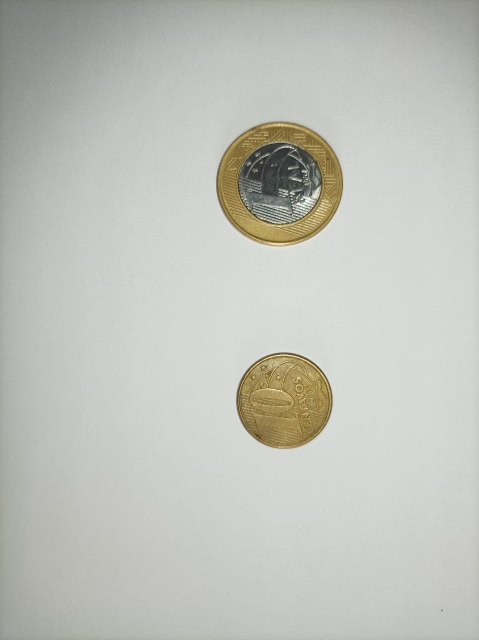
#> input picture aula_pratica/image.png, 957 x 1280 px (shown at 1/2 size)
$ python code.py
#> lines starting #> are read from the running program, lines starting #| are printed output that depends on the picture
from PIL import Image
# import pandas as pd
import cv2
import numpy as np
import matplotlib as plot


def limiar(img):
    ig = cv2.cvtColor(img, cv2.COLOR_BGR2GRAY)
    limiar, thresh2 = cv2.threshold(ig, 120, 255, cv2.THRESH_TOZERO)
    return thresh2


def ploting_graph(img):
    image= limiar(img)
    cv2.namedWindow('a', cv2.WINDOW_NORMAL)
    cv2.resizeWindow('a', 800, 600)
    cv2.imshow('a', image)


if __name__ == "__main__":

    # open image
    img = cv2.imread("image.png")
#> img is the input picture: shape (1280, 957, 3); mean B, G, R 187.2, 193.9, 192.9
    # cv2.imshow('image', img)
    ploting_graph(img)
#> in limiar, `ig = cv2.cvtColor(img, cv2.COLOR_BGR2GRAY)`:
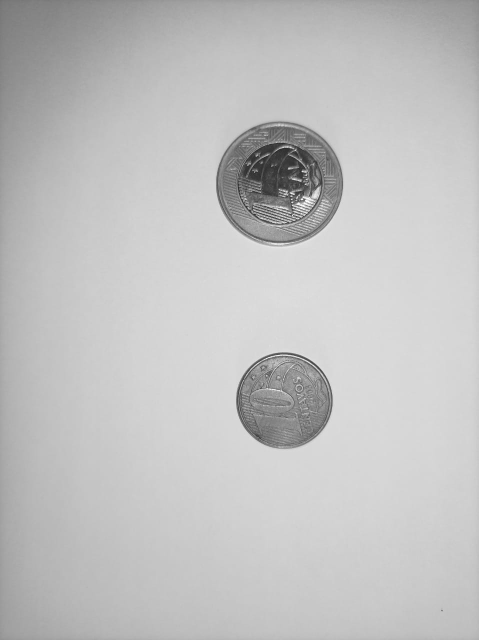
#> ig: shape (1280, 957) (shown at 1/2 size); min 26, max 254, mean 192.9
#> in limiar, `limiar, thresh2 = cv2.threshold(ig, 120, 255, cv2.THRESH_TOZERO)`:
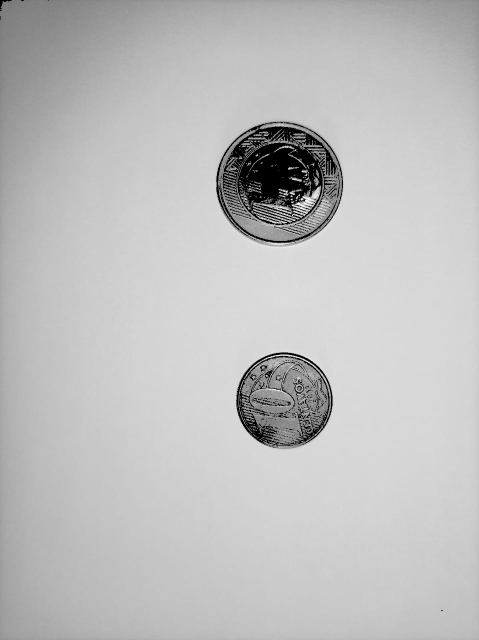
#> thresh2: shape (1280, 957) (shown at 1/2 size); min 0, max 254, mean 190.4

    cv2.waitKey(0)
    cv2.destroyAllWindows()
